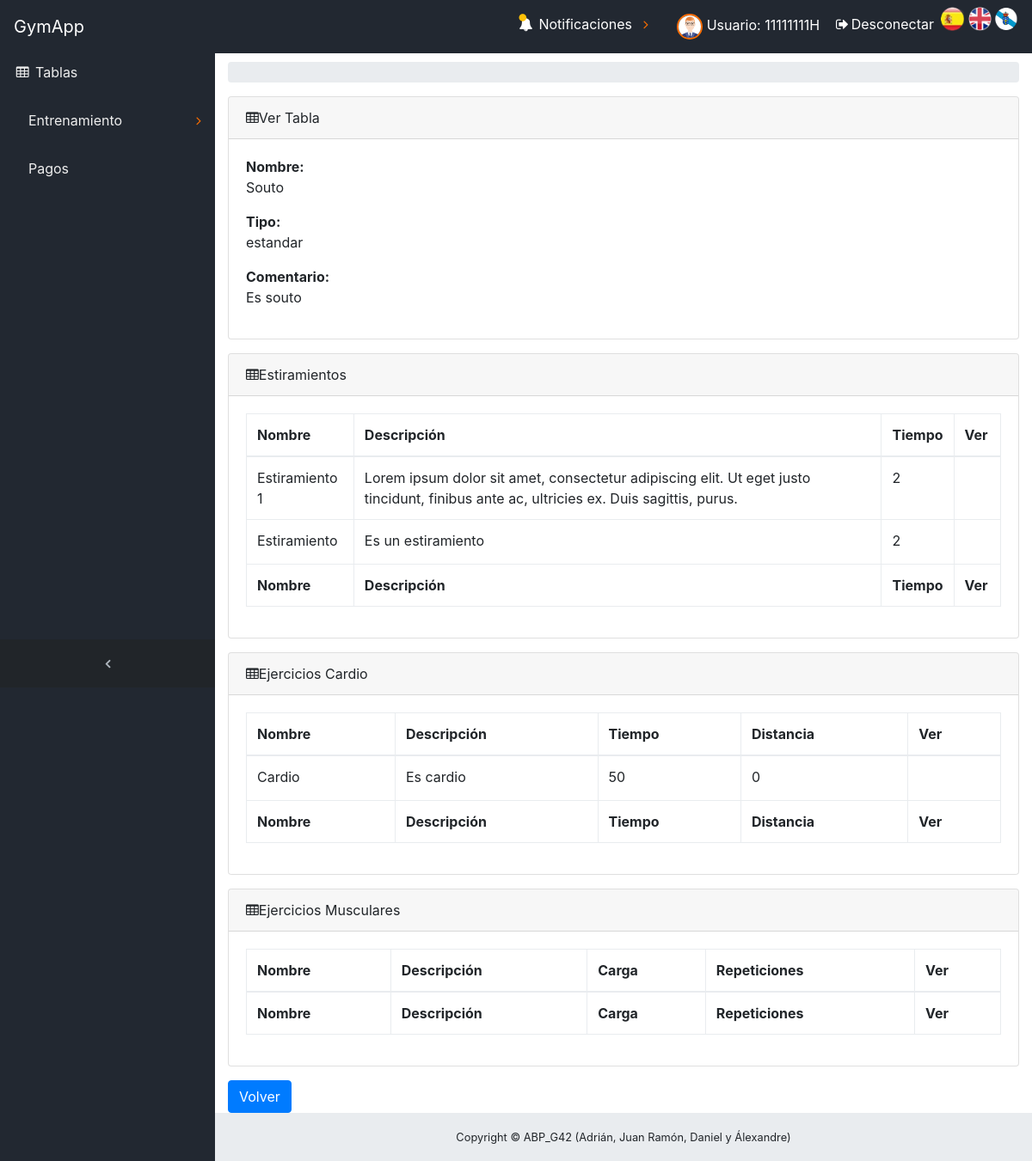
The app's page /ABP/index.php?controller=Tabla&action=TablaView&idTabla=4 (signed in) with its own data.
### tables this page shows
CREATE TABLE `usuario` (
  `dni` varchar(10) NOT NULL,
  `nombre` varchar(50) NOT NULL,
  `apellidos` varchar(50) NOT NULL,
  `edad` tinyint(4) DEFAULT NULL,
  `contrasena` varchar(128) NOT NULL,
  `email` varchar(100) DEFAULT NULL,
  `telefono` varchar(20) NOT NULL,
  `fechaAlta` date NOT NULL,
  `fotoperfil` varchar(200) DEFAULT NULL
);

CREATE TABLE `tabla` (
  `idTabla` bigint(20) NOT NULL,
  `tipo` enum('estandar','personalizada') NOT NULL,
  `comentario` text,
  `nombre` varchar(50) NOT NULL,
  `dniSuperUsuario` varchar(10) NOT NULL
);

CREATE TABLE `ejercicio` (
  `idEjercicio` bigint(20) NOT NULL,
  `nombre` varchar(50) DEFAULT NULL,
  `descripcion` text,
  `video` varchar(50) DEFAULT NULL,
  `imagen` varchar(50) DEFAULT NULL
);

CREATE TABLE `estiramiento_tabla` (
  `id` bigint(20) NOT NULL,
  `idEstiramiento` bigint(20) NOT NULL,
  `idTabla` bigint(20) NOT NULL,
  `tiempo` int(11) NOT NULL
);

CREATE TABLE `cardio_tabla` (
  `id` bigint(20) NOT NULL,
  `idCardio` bigint(20) NOT NULL,
  `idTabla` bigint(11) NOT NULL,
  `tiempo` int(11) DEFAULT NULL,
  `distancia` int(11) DEFAULT NULL
);

### ABP/view/tabla/tablaSHOWCURRENT.php (the view, shortened to what the rows shown need)
<?php
require_once(__DIR__."/../../core/ViewManager.php");
    $view = ViewManager::getInstance();
    $tabla = $view->getVariable("tabla");
    $estiramientos = $view->getVariable("estiramientos");
    $cardios = $view->getVariable("cardios");
?>
<div class="content-wrapper">
    <div class="container-fluid">
        <div class="card mb-3">
            <div class="card-body">
                <b><?= i18n("Nombre") ?>:</b> <p><?php echo $tabla->getNombre(); ?></p>
                <b><?= i18n("Tipo") ?>:</b> <p><?php echo $tabla->getTipo(); ?></p>
                <b><?= i18n("Comentario") ?>:</b><p> <?php echo $tabla->getComentario(); ?></p>
            </div>
        </div>
         <div class="card mb-3">
                    <div class="card-body">
                        <div class="table-responsive">
                            <table class="table table-bordered" id="dataTable1" width="100%" cellspacing="0" >
                                <thead>
                                    <tr>
                                        <th><?= i18n("Nombre") ?></th>
                                        <th><?= i18n("Descripción") ?></th>
                                        <th><?= i18n("Tiempo") ?></th>
                                        <th><?= i18n("Ver") ?></th>
                                    </tr>
                                </thead>
                                <tfoot>
                                     <tr>
                                        <th><?= i18n("Nombre") ?></th>
                                        <th><?= i18n("Descripción") ?></th>
                                        <th><?= i18n("Tiempo") ?></th>
                                        <th><?= i18n("Ver") ?></th>
                                    </tr>
                                </tfoot>
                                <tbody>
<?php
                                foreach($estiramientos as $estiramiento)
                                {
?>
                                    <tr>
                                        <td><?php echo $estiramiento->getNombre(); ?></td>
                                        <td><?php echo $estiramiento->getDescripcion(); ?></td>
                                        <td><?php echo $estiramiento->getTiempo(); ?></td>
                                        <td>
                                           <a  data-toggle="modal" data-target="#ModalEjercicio" data-ejercicio-nombre="<?php echo $estiramiento->getNombre(); ?>" data-descripcion="<?php echo $estiramiento->getDescripcion(); ?>" data-imagen="<?php echo $estiramiento->getImagen(); ?>" data-video="<?php echo $estiramiento->getVideo(); ?>" onclick="mostrarModalEjercicio();" ><span id="icon-ver" class="icon-eye-plus"></span>
                                            </a>
                                        </td>
                                    </tr>
<?php
                                }
?>
                                </tbody>
                            </table>
                        </div>
                    </div>
                </div>
                <div class="card mb-3">
                    <div class="card-body">
                        <div class="table-responsive">
                            <table class="table table-bordered" id="dataTable2" width="100%" cellspacing="0" >
                                <thead>
                                    <tr>
                                        <th><?= i18n("Nombre") ?></th>
                                        <th><?= i18n("Descripción") ?></th>
                                        <th><?= i18n("Tiempo") ?></th>
                                        <th><?= i18n("Distancia") ?></th>
                                        <th><?= i18n("Ver") ?></th>
                                    </tr>
                                </thead>
                                <tfoot>
                                     <tr>
                                        <th><?= i18n("Nombre") ?></th>
                                        <th><?= i18n("Descripción") ?></th>
                                        <th><?= i18n("Tiempo") ?></th>
                                        <th><?= i18n("Distancia") ?></th>
                                        <th><?= i18n("Ver") ?></th>
                                    </tr>
                                </tfoot>
                                <tbody>
<?php
                                foreach($cardios as $cardio)
                                {
?>
                                    <tr>
                                        <td><?php echo $cardio->getNombre(); ?></td>
                                        <td><?php echo $cardio->getDescripcion(); ?></td>
                                        <td><?php echo $cardio->getTiempo(); ?></td>
                                        <td><?php echo $cardio->getDistancia(); ?></td>
                                        <td>
                                             <a  data-toggle="modal" data-target="#ModalEjercicio" data-ejercicio-nombre="<?php echo $cardio->getNombre(); ?>" data-descripcion="<?php echo $cardio->getDescripcion(); ?>" data-imagen="<?php echo $cardio->getImagen(); ?>" data-video="<?php echo $cardio->getVideo(); ?>" onclick="mostrarModalEjercicio();" ><span id="icon-ver" class="icon-eye-plus"></span>
                                            </a>
                                        </td>
                                    </tr>
<?php
                                }
?>
                                </tbody>
                            </table>
                        </div>
                    </div>
                </div>
                <div class="card mb-3">
                    <div class="card-body">
                        <div class="table-responsive">
                            <table class="table table-bordered" id="dataTable3" width="100%" cellspacing="0" >
                                <thead>
                                    <tr>
                                        <th><?= i18n("Nombre") ?></th>
                                        <th><?= i18n("Descripción") ?></th>
                                        <th><?= i18n("Carga") ?></th>
                                        <th><?= i18n("Repeticiones") ?></th>
                                        <th><?= i18n("Ver") ?></th>
                                    </tr>
                                </thead>
                                <tfoot>
                                     <tr>
                                        <th><?= i18n("Nombre") ?></th>
                                        <th><?= i18n("Descripción") ?></th>
                                        <th><?= i18n("Carga") ?></th>
                                        <th><?= i18n("Repeticiones") ?></th>
                                        <th><?= i18n("Ver") ?></th>
                                    </tr>
                                </tfoot>
                            </table>
                        </div>
                    </div>
                </div>
    </div>
</div>

### ABP/view/layouts/menuSuperior.php (shortened to what the rows shown need)
<html>
    <link rel="stylesheet" type="text/css" href="./view/Icons/icomoon/style.css">
    <link rel="stylesheet" type="text/css" href="./view/Icons/icomoon/modifyIcon.css">
                    <li class="nav-item" data-toggle="tooltip">
                        <a class="nav-link" href="./index.php?controller=Usuario&amp;action=UsuarioView&amp;dni=<?php echo $_SESSION['currentuser'];?>">
                            <?php require_once './model/UsuarioMapper.php';
                            $UsuarioMapper = new UsuarioMapper();
                            $fotoperfil = $UsuarioMapper->obtenerFotoPerfil();
                            ?>
                            <img class="imgRedonda" src="<?php echo $fotoperfil; ?>" height="40" width="40">
                            <span class="nav-link-text"> <?= i18n("Usuario");?>: <?php echo $_SESSION['currentuser']; ?></span>
                        </a>
                    </li>
<html>

### records on screen
usuario: fotoperfil (picture)
tabla: nombre "Souto", tipo "estandar", comentario "Es souto"
ejercicio: nombre "Estiramiento 1", descripcion "Lorem ipsum dolor sit amet, consectetur adipiscing elit. Ut eget justo tincidunt, finibus ante ac, ultricies ex. Duis sagittis, purus."
estiramiento_tabla: tiempo "2"
ejercicio: nombre "Estiramiento", descripcion "Es un estiramiento"
estiramiento_tabla: tiempo "2"
ejercicio: nombre "Cardio", descripcion "Es cardio"
cardio_tabla: tiempo "50", distancia "0"

### other values on screen
i18n("GymApp") "GymApp"
i18n("Tablas") "Tablas"
i18n("Entrenamiento") "Entrenamiento"
i18n("Pagos") "Pagos"
i18n("Notificaciones") "Notificaciones"
i18n("Usuario") "Usuario"
$_SESSION['currentuser'] "11111111H"
i18n("Desconectar") "Desconectar"
i18n("Ver Tabla") "Ver Tabla"
i18n("Nombre") "Nombre"
i18n("Tipo") "Tipo"
i18n("Comentario") "Comentario"
i18n("Estiramientos") "Estiramientos"
i18n("Descripción") "Descripción"
i18n("Tiempo") "Tiempo"
